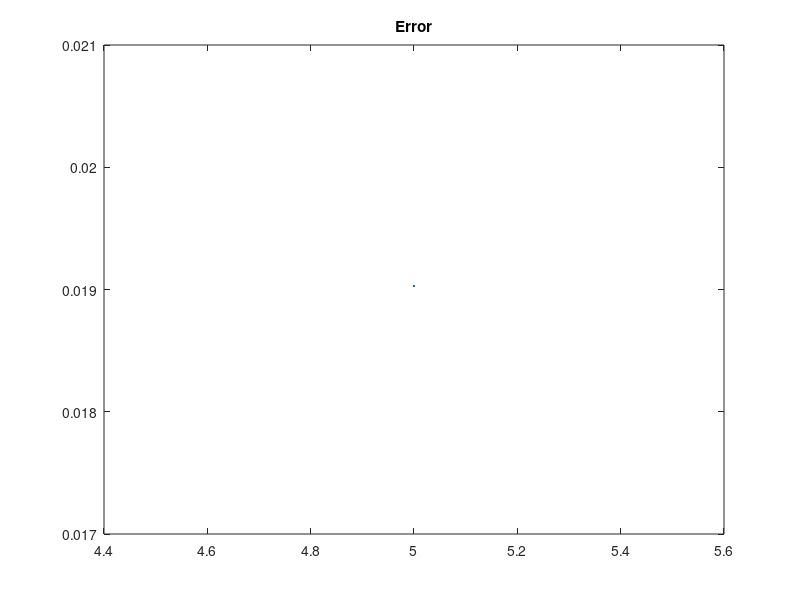

Write the MATLAB code that produced this figure.
clear;close all;

% Set the number of grid points and build a cell-center grid
N=input(' Enter N, cell number - ');
L=10;
h=L/N;
x=-.5*h:h:L+.5*h;
x=x';  % Turn x into a column vector.

%  Load the diffusion coefficient array (make it a column vector)
D=ones(N+2,1)*2; % (just 1 for now--we'll change it later)

% Load Dm with average values D(j-1/2) and Dp with D(j+1/2)
Dm=zeros(N+2,1);Dp=zeros(N+2,1);  % Make the column vectors
Dm(2:N+1)=.5*(D(2:N+1)+D(1:N));   % average j and j-1
Dp(2:N+1)=.5*(D(2:N+1)+D(3:N+2)); % average j and j+1

% Set the initial temperature distribution
T=sin(pi*x/L);

% Find the maximum of T for setting plot limits
Tmax=max(T);Tmin=min(T);

% Choose the time step tau.
% The max tau for explicit stability is a reasonable choice
fprintf(' Maximum explicit time step: %g \n',h^2/max(D));
tau = input(' Enter the time step - ');

% Create the matrices A and B by loading them with zeros
A=zeros(N+2);
B=zeros(N+2);

% load A and B at interior points
const = 2*h^2 / tau;
for j=2:N+1
   A(j,j-1)= -Dm(j);
   A(j,j)  = const + (Dm(j)+Dp(j));
   A(j,j+1)= -Dp(j);

   B(j,j-1)=  Dm(j);
   B(j,j)  = const-(Dm(j)+Dp(j));
   B(j,j+1)=  Dp(j);
end

% load the boundary conditions into A and B
A(1,1)=0.5; A(1,2)=0.5; B(1,1)=0.;            % T(0)=0
A(N+2,N+1)=0.5; A(N+2,N+2)=0.5; B(N+2,N+2)=0; % T(L)=0

% Set the number of time steps to take.
tfinal=input(' Enter the total run time - ');
nsteps=tfinal/tau;

% Choose how many iterations to skip between plots
skip = input(' Number of iterations to skip between plots - ');
error=zeros(nsteps,1);
times=zeros(nsteps,1);
% This is the time advance loop.
for mtime=1:nsteps
    % define the time
    t=mtime*tau;
    times(mtime)=t;
    % find the right-hand side for the solve at interior points
    r=B*T;

    % apply the boundary conditions
    r(1)=0;   % T(0)=0
    r(N+2)=0; % T(L)=0

    % do the linear solve to update T
    T=A\r;

    % Make a plot of T every once in a while.
    if(rem(mtime,skip) == 0)
        plot(x,T,x,sin(pi*x/L)*exp(-pi^2*D(1)*t/L^2));
        legend('Approximate','Actual');
        axis([0 L Tmin Tmax])
        pause(.1)
    end
        error(mtime)=max(sin(pi*x/L)*exp(-pi^2*D(1)*t/L^2)-T);

end
figure;
plot(times,error);
title('Error');
